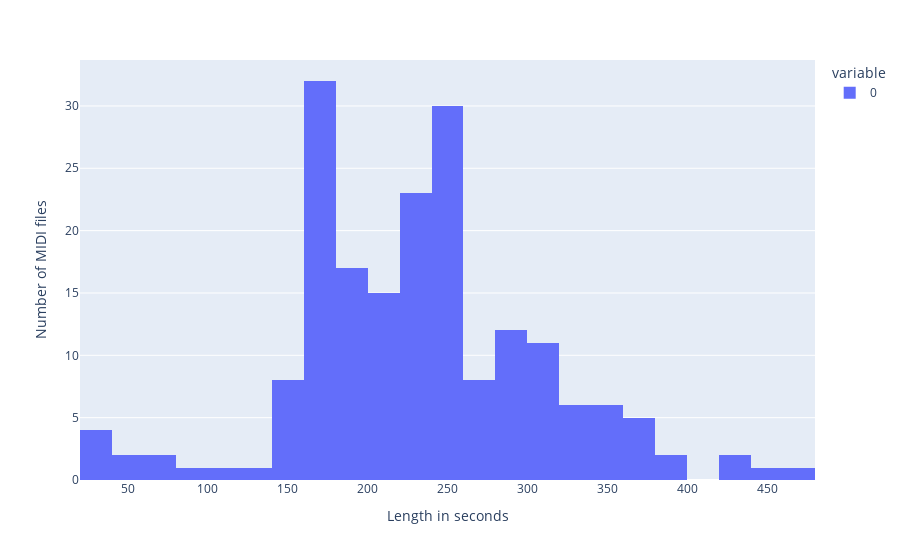

The cell this chart's notebook holds for it:
### Code cell
fig = px.histogram(
    [s['end_time'] for s in statistics],
)
fig.update_yaxes(title='Number of MIDI files')
fig.update_xaxes(title='Length in seconds')
fig.show()

### Figure 1 — Plotly figure (JSON) as saved in the notebook; plotly's stock layout.template omitted (floating-point values rounded to 4 significant figures; data arrays with more than 128 entries replaced by an {"elided": "..."} marker saying what was removed)
{"data": [{"alignmentgroup": "True", "bingroup": "x", "hovertemplate": "variable=0<br>value=%{x}<br>count=%{y}<extra></extra>", "legendgroup": "0", "marker": {"color": "#636efa"}, "name": "0", "offsetgroup": "0", "orientation": "v", "showlegend": true, "type": "histogram", "x": {"elided": "190 float values"}, "xaxis": "x", "yaxis": "y"}], "layout": {"barmode": "relative", "legend": {"title": {"text": "variable"}, "tracegroupgap": 0}, "margin": {"t": 60}, "xaxis": {"anchor": "y", "domain": [0.0, 1.0], "title": {"text": "Length in seconds"}}, "yaxis": {"anchor": "x", "domain": [0.0, 1.0], "title": {"text": "Number of MIDI files"}}}}
